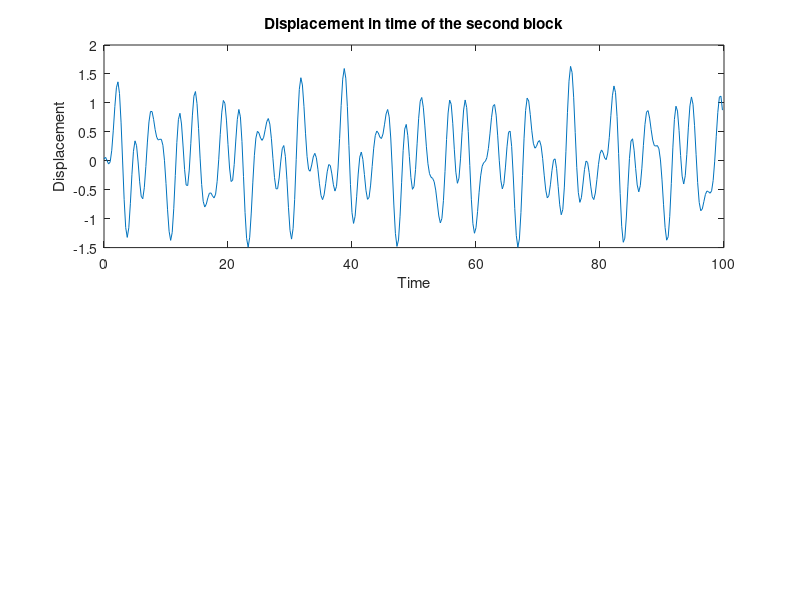

Here is the MATLAB script that generated this plot: (Note: this script raises an error after producing the figure.)
%% Practica_17_Casas_Mercade

%% Section A

close all
clear all
k1 = 1;  k2 = sqrt(2);  k3 = sqrt(3);  k4 = 4;

b11 = -(k1 + k2); b12 = k2;
b21 = k2; b22 = -(k2 + k3); b23 = k3;
b32 = k3; b33 = -(k3 +k4);

B = [0,0,0,1, 0,0;
    0, 0, 0, 0, 1, 0;
    0, 0, 0, 0 , 0, 1;
    b11, b12, 0,0,0,0;
    b21,b22,b23,0,0,0;
    0, b32, b33, 0,0,0];

z0=[0.281 ; 0.033; -1.33; 1.12; 0.35; -0.299];

dt=0.25; N=400;  j=0:N-1; z = @(t)(expm(B*t)*z0);
Z=[];


for jj=j
    zj=z(dt*jj);
    Z=[Z zj];
end
figure;
subplot(2,1,1)
plot(dt*j,Z(2,:))
title('Displacement in time of the second block')
xlabel('Time')
ylabel('Displacement')
hold on

k = -N/2:(N/2-1);
wk = 2*pi/(N*dt).*k; %spectrum of frequencies
fk=DFT(Z(2,:)');
subplot(2,1,2);
plot(wk,abs(fk));
title('Fourier coeficients as a function of their associated angular frequencies')
xlabel('Spectrum of frequencies')
ylabel('Fourier coeficients')

%In the plot we identify six characterstic peaks at six angular velocities, which corresponds to only three
%frecuencies that compose the total movment of the second block. 

%% Section B)
[val, ind] = sort(abs(fk), 'descend');
disp('The freaquency peaks obtained using DFT are')
disp(wk(ind(1:6))) % We should be carefull because this method will not give the
% maximum always. In this case we have checked visually that gives the
% correct answer.

disp('The frequency peaks obtained useing the comand eig are')
disp(imag(eig(B)'))

% We can confirm that both methods lead us to the same results.


